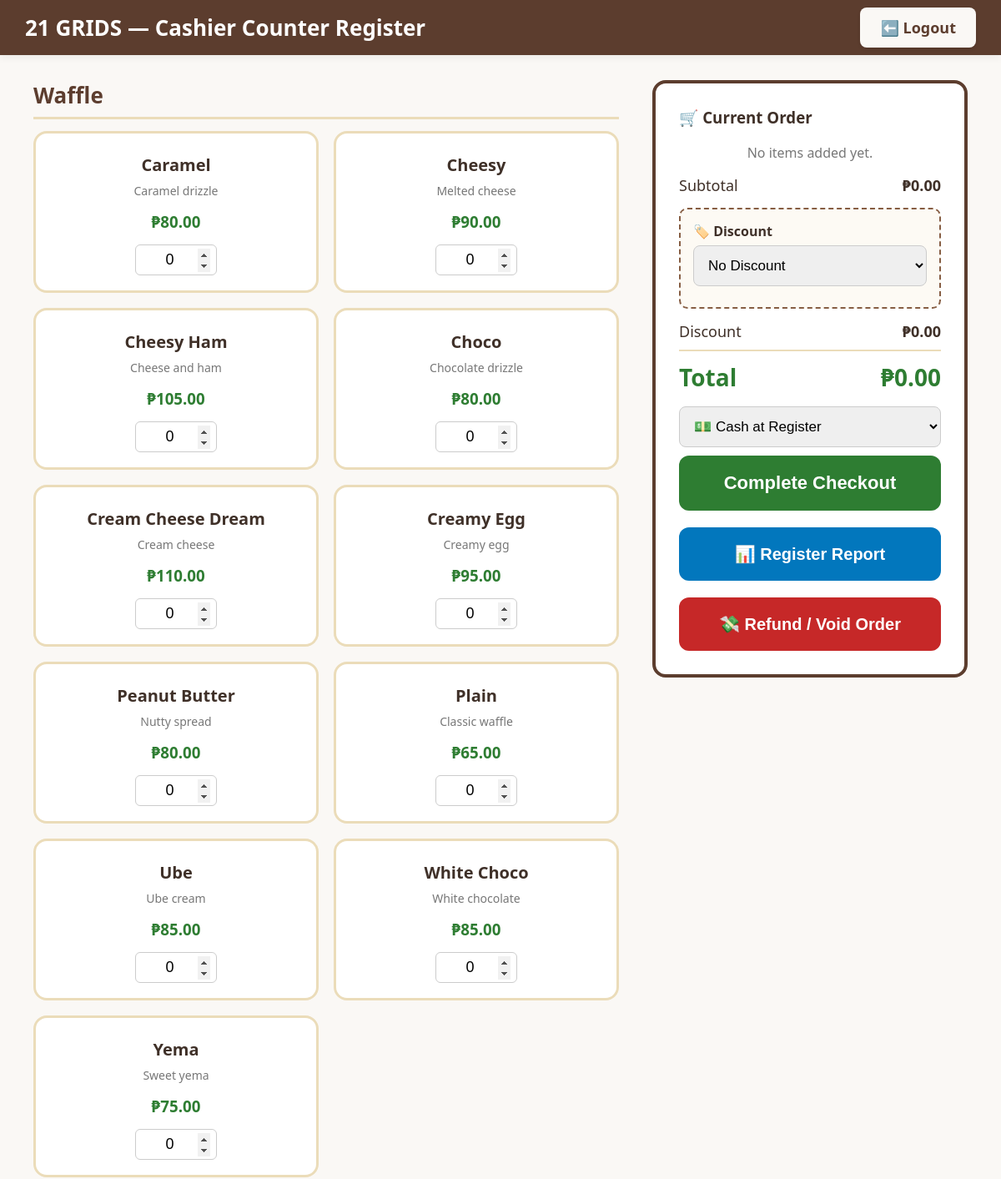
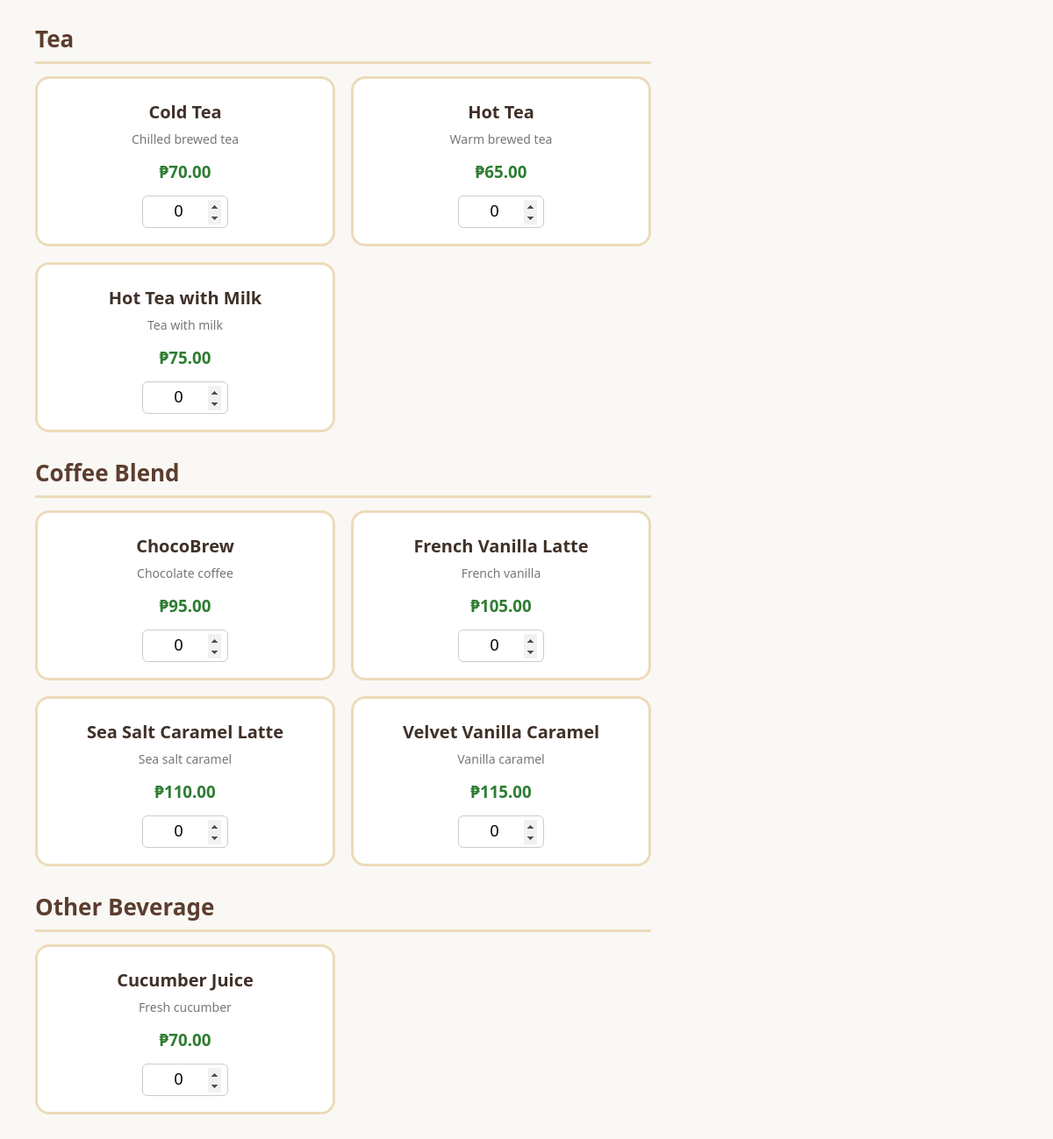
Page /cashier.php (signed in) on the committed database (2 pictures, top to bottom).
### tables this page shows
CREATE TABLE products (
    product_id INT AUTO_INCREMENT PRIMARY KEY,
    name VARCHAR(100) NOT NULL UNIQUE,
    category ENUM('Waffle','Tea','Coffee Blend','Other Beverage') NOT NULL,
    price DECIMAL(10,2) NOT NULL,
    description VARCHAR(100) NOT NULL DEFAULT '',
    is_available TINYINT(1) NOT NULL DEFAULT 1,
    created_at TIMESTAMP NOT NULL DEFAULT CURRENT_TIMESTAMP,
    CONSTRAINT chk_product_price CHECK (price > 0)
);

### includes/bootstrap.php (called while the page is built, shortened)
<?php
require_once __DIR__ . '/../config/Database.php';
require_once __DIR__ . '/../src/App/Models/MenuItem.php';
require_once __DIR__ . '/../src/App/Repositories/ProductRepository.php';
require_once __DIR__ . '/../src/App/Services/Cart.php';
require_once __DIR__ . '/../src/App/DSA/HashTable.php';
require_once __DIR__ . '/../src/App/DSA/Algorithms.php';
$db = Database::connect();
$productsRepo = new ProductRepository($db);
function e($value): string {
    return htmlspecialchars((string)$value, ENT_QUOTES, 'UTF-8');
}

### src/App/DSA/HashTable.php (called while the page is built, shortened)
<?php
class HashTable {
    public function __construct(int $size = 17) {
        $this->size = max(3, $size);
    }
}

### src/App/Repositories/ProductRepository.php (called while the page is built, shortened)
<?php
class ProductRepository {
    public function all(): array {
        $rows = $this->db->query(
            'SELECT product_id, name, category, price, description FROM products WHERE is_available = 1'
        )->fetchAll();
        $items = array_map(fn($row) => $this->make($row), $rows);
        return Algorithms::insertionSort($items, fn(MenuItem $a, MenuItem $b) => strcmp($a->getName(), $b->getName()));
    }
    private function make(array $row): MenuItem {
        if ($row['category'] === 'Waffle') {
            return new Waffle((int)$row['product_id'], $row['name'], (float)$row['price'], $row['category'], $row['description'] ?? '');
        }
        return new Drink((int)$row['product_id'], $row['name'], (float)$row['price'], $row['category'], $row['description'] ?? '');
    }
}

### src/App/DSA/Algorithms.php (called while the page is built, shortened)
<?php
class Algorithms {
    public static function insertionSort(array $items, callable $compare): array {
        for ($i = 1; $i < count($items); $i++) {
            $current = $items[$i];
            $j = $i - 1;
            while ($j >= 0 && $compare($items[$j], $current) > 0) {
                $items[$j + 1] = $items[$j];
                $j--;
            }
            $items[$j + 1] = $current;
        }
        return $items;
    }
}

### src/App/Models/MenuItem.php (called while the page is built, shortened)
<?php
abstract class MenuItem {
    protected int $productId;
    protected string $name;
    protected float $price;
    protected string $description;
    public function __construct(int $id, string $name, float $price, string $category = 'Drink', string $description = '') {
        $this->productId = $id;
        $this->name = trim($name);
        $this->price = $price;
        $this->description = trim($description);
    }
    public function getId(): int { return $this->productId; }
    public function getName(): string { return $this->name; }
    public function getPrice(): float { return $this->price; }
    public function getDescription(): string { return $this->description; }
}

### cashier.php (the view, shortened to what this page needs)
<?php
require_once __DIR__ . '/includes/bootstrap.php';
$products = $productsRepo->all();
$categoryOrder = ['Waffle', 'Tea', 'Coffee Blend', 'Other Beverage'];
$productsByCategory = array_fill_keys($categoryOrder, []);
foreach ($products as $item) {
    $category = $item->getCategory();
    $productsByCategory[$category][] = $item;
}
?>
<!DOCTYPE html>
<html lang="en">
<head>
</head>
<body>
<div style="background:#5c3d2e;padding:15px 30px;margin:-40px -40px 30px -40px;display:flex;justify-content:space-between;align-items:center;box-shadow:0 4px 8px rgba(0,0,0,.05);">
    <h2 style="color:white;margin:0;font-size:26px;">21 GRIDS — Cashier Counter Register</h2>
    <span><a href="logout.php" class="nav-link">⬅️ Logout</a></span>
</div>
<form method="POST" id="checkoutForm">
<div class="pos-container">
    <div class="menu-area">
        <?php foreach($categoryOrder as $category): ?>
            <section class="category-section">
                <h2 class="category-title"><?=e($category)?></h2>
                <div class="menu-grid">
                <?php foreach($productsByCategory[$category] as $item): ?>
                <div class="menu-card">
                    <h2><?=e($item->getName())?></h2>
                    <p class="product-description"><?=e($item->getDescription())?></p>
                    <h3 style="color:#2e7d32;margin:15px 0;">₱<?=number_format($item->getPrice(),2)?></h3>
                    <input class="qty-input" type="number" name="items[<?=$item->getId()?>]" value="0" min="0" max="20">
                </div>
                <?php endforeach; ?>
                </div>
            </section>
        <?php endforeach; ?>
    </div>
    <div class="sidebar">
        <div class="cart-panel">
            <h3 style="margin-top:0;">🛒 Current Order</h3>
            <div id="cartLines"></div>
            <div class="summary-row"><span>Subtotal</span><strong id="subtotal">₱0.00</strong></div>
            <div class="discount-box">
                <strong>🏷️ Discount</strong>
                <select name="discount_type" id="discount_type">
                    <option value="None">No Discount</option>
                </select>
            </div>
            <div class="summary-row"><span>Discount</span><strong id="discount_amount">₱0.00</strong></div>
            <div class="summary-row summary-total"><span>Total</span><strong id="grand_total">₱0.00</strong></div>
            <select class="payment-select" name="payment_method">
                <option value="Cash">💵 Cash at Register</option>
            </select>
            <button type="submit" name="checkout" class="btn">Complete Checkout</button>
            <button type="button" onclick="toggleReport(true)" class="btn btn-blue" style="margin-top:20px;font-size:20px;">📊 Register Report</button>
            <button type="button" onclick="toggleVoid(true)" class="btn btn-red" style="margin-top:20px;font-size:20px;">💸 Refund / Void Order</button>
        </div>
    </div>
</div>
</form>
</body>
</html>

### cashier.php (style rules this page uses)
body { font-family:'Segoe UI',sans-serif;background:#faf8f5;margin:40px;color:#3f3028 }
.nav-link { background:#faf8f5;color:#5c3d2e;text-decoration:none;padding:12px 24px;border-radius:8px;font-weight:bold;font-size:18px;box-shadow:0 2px 4px rgba(0,0,0,.1) }
.pos-container { display:flex;gap:40px;align-items:flex-start }
.menu-area { width:65% }
.category-section { margin-bottom:28px }
.category-title { font-size:26px;color:#5c3d2e;margin:0 0 14px;border-bottom:3px solid #ebdcb9;padding-bottom:8px }
.menu-grid { display:grid;grid-template-columns:1fr 1fr;gap:18px }
.product-description { margin:0;color:#777;font-size:14px;min-height:18px }
.menu-card { background:white;padding:18px 16px;border:3px solid #ebdcb9;border-radius:16px;text-align:center }
.menu-card h2 { margin:6px 0 8px;font-size:20px }
.qty-input { padding:7px;font-size:18px;text-align:center;width:82px;border:1px solid #ccc;border-radius:6px }
.sidebar { width:35%;display:flex;flex-direction:column;gap:30px }
.cart-panel { background:white;border:4px solid #5c3d2e;border-radius:16px;padding:28px }
.summary-row { display:flex;justify-content:space-between;margin:10px 0;font-size:18px }
.summary-total { font-size:28px;font-weight:bold;color:#2e7d32;border-top:2px solid #ebdcb9;padding-top:12px }
.discount-box { background:#fdfaf4;border:2px dashed #865d43;padding:15px;border-radius:10px;margin:15px 0 }
.discount-box select,.discount-box input,.payment-select { padding:13px;font-size:17px;width:100%;box-sizing:border-box;border-radius:8px;border:1px solid #ccc;margin:6px 0 10px }
.btn { background:#2e7d32;color:white;padding:20px;width:100%;border:none;border-radius:12px;font-size:22px;font-weight:bold;cursor:pointer }
.btn-blue { background:#0277bd }
.btn-red { background:#c62828 }

### rows in the picture
products: name "Caramel", description "Caramel drizzle", price "80.00"
products: name "Cheesy", description "Melted cheese", price "90.00"
products: name "Cheesy Ham", description "Cheese and ham", price "105.00"
products: name "Choco", description "Chocolate drizzle", price "80.00"
products: name "Cream Cheese Dream", description "Cream cheese", price "110.00"
products: name "Creamy Egg", description "Creamy egg", price "95.00"
products: name "Peanut Butter", description "Nutty spread", price "80.00"
products: name "Plain", description "Classic waffle", price "65.00"
products: name "Ube", description "Ube cream", price "85.00"
products: name "White Choco", description "White chocolate", price "85.00"
products: name "Yema", description "Sweet yema", price "75.00"
products: name "Cold Tea", description "Chilled brewed tea", price "70.00"
products: name "Hot Tea", description "Warm brewed tea", price "65.00"
products: name "Hot Tea with Milk", description "Tea with milk", price "75.00"
products: name "ChocoBrew", description "Chocolate coffee", price "95.00"
products: name "French Vanilla Latte", description "French vanilla", price "105.00"
products: name "Sea Salt Caramel Latte", description "Sea salt caramel", price "110.00"
products: name "Velvet Vanilla Caramel", description "Vanilla caramel", price "115.00"
products: name "Cucumber Juice", description "Fresh cucumber", price "70.00"

### other values in the picture
$category "Waffle"
$category "Tea"
$category "Coffee Blend"
$category "Other Beverage"
